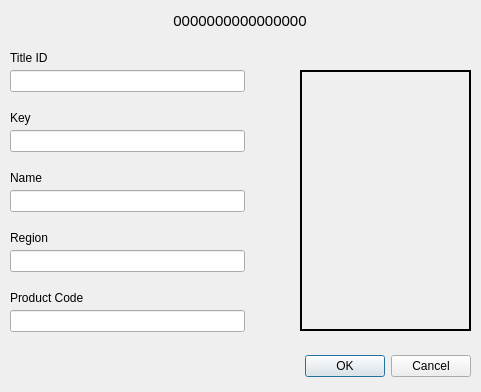
<?xml version="1.0" encoding="UTF-8"?>
<ui version="4.0">
 <class>TitleItem</class>
 <widget class="QDialog" name="TitleItem">
  <property name="geometry">
   <rect>
    <x>0</x>
    <y>0</y>
    <width>481</width>
    <height>392</height>
   </rect>
  </property>
  <property name="windowTitle">
   <string>Item Editor</string>
  </property>
  <widget class="QDialogButtonBox" name="buttonBox">
   <property name="geometry">
    <rect>
     <x>100</x>
     <y>350</y>
     <width>371</width>
     <height>32</height>
    </rect>
   </property>
   <property name="orientation">
    <enum>Qt::Horizontal</enum>
   </property>
   <property name="standardButtons">
    <set>QDialogButtonBox::Cancel|QDialogButtonBox::Ok</set>
   </property>
  </widget>
  <widget class="QLabel" name="labelID">
   <property name="geometry">
    <rect>
     <x>10</x>
     <y>10</y>
     <width>460</width>
     <height>21</height>
    </rect>
   </property>
   <property name="font">
    <font>
     <pointsize>11</pointsize>
    </font>
   </property>
   <property name="text">
    <string>0000000000000000</string>
   </property>
   <property name="scaledContents">
    <bool>false</bool>
   </property>
   <property name="alignment">
    <set>Qt::AlignCenter</set>
   </property>
  </widget>
  <widget class="QLabel" name="label_2">
   <property name="geometry">
    <rect>
     <x>10</x>
     <y>110</y>
     <width>55</width>
     <height>16</height>
    </rect>
   </property>
   <property name="text">
    <string>Key</string>
   </property>
  </widget>
  <widget class="QLineEdit" name="lineEditKey">
   <property name="geometry">
    <rect>
     <x>10</x>
     <y>130</y>
     <width>235</width>
     <height>22</height>
    </rect>
   </property>
  </widget>
  <widget class="QLabel" name="label_3">
   <property name="geometry">
    <rect>
     <x>10</x>
     <y>170</y>
     <width>55</width>
     <height>16</height>
    </rect>
   </property>
   <property name="text">
    <string>Name</string>
   </property>
  </widget>
  <widget class="QLineEdit" name="lineEditName">
   <property name="geometry">
    <rect>
     <x>10</x>
     <y>190</y>
     <width>235</width>
     <height>22</height>
    </rect>
   </property>
  </widget>
  <widget class="QLabel" name="label_4">
   <property name="geometry">
    <rect>
     <x>10</x>
     <y>230</y>
     <width>55</width>
     <height>16</height>
    </rect>
   </property>
   <property name="text">
    <string>Region</string>
   </property>
  </widget>
  <widget class="QLineEdit" name="lineEditRegion">
   <property name="geometry">
    <rect>
     <x>10</x>
     <y>250</y>
     <width>235</width>
     <height>22</height>
    </rect>
   </property>
  </widget>
  <widget class="QLabel" name="label_5">
   <property name="geometry">
    <rect>
     <x>10</x>
     <y>290</y>
     <width>81</width>
     <height>16</height>
    </rect>
   </property>
   <property name="text">
    <string>Product Code</string>
   </property>
  </widget>
  <widget class="QLineEdit" name="lineEditProductcode">
   <property name="geometry">
    <rect>
     <x>10</x>
     <y>310</y>
     <width>235</width>
     <height>22</height>
    </rect>
   </property>
  </widget>
  <widget class="QLabel" name="labelImage">
   <property name="geometry">
    <rect>
     <x>300</x>
     <y>70</y>
     <width>171</width>
     <height>261</height>
    </rect>
   </property>
   <property name="minimumSize">
    <size>
     <width>0</width>
     <height>0</height>
    </size>
   </property>
   <property name="contextMenuPolicy">
    <enum>Qt::CustomContextMenu</enum>
   </property>
   <property name="frameShape">
    <enum>QFrame::Box</enum>
   </property>
   <property name="frameShadow">
    <enum>QFrame::Plain</enum>
   </property>
   <property name="lineWidth">
    <number>2</number>
   </property>
   <property name="midLineWidth">
    <number>0</number>
   </property>
   <property name="text">
    <string/>
   </property>
   <property name="scaledContents">
    <bool>true</bool>
   </property>
  </widget>
  <widget class="QLabel" name="label_6">
   <property name="geometry">
    <rect>
     <x>10</x>
     <y>50</y>
     <width>55</width>
     <height>16</height>
    </rect>
   </property>
   <property name="text">
    <string>Title ID</string>
   </property>
  </widget>
  <widget class="QLineEdit" name="lineEditID">
   <property name="geometry">
    <rect>
     <x>10</x>
     <y>70</y>
     <width>235</width>
     <height>22</height>
    </rect>
   </property>
  </widget>
 </widget>
 <resources/>
 <connections>
  <connection>
   <sender>buttonBox</sender>
   <signal>accepted()</signal>
   <receiver>TitleItem</receiver>
   <slot>accept()</slot>
   <hints>
    <hint type="sourcelabel">
     <x>248</x>
     <y>254</y>
    </hint>
    <hint type="destinationlabel">
     <x>157</x>
     <y>274</y>
    </hint>
   </hints>
  </connection>
  <connection>
   <sender>buttonBox</sender>
   <signal>rejected()</signal>
   <receiver>TitleItem</receiver>
   <slot>reject()</slot>
   <hints>
    <hint type="sourcelabel">
     <x>316</x>
     <y>260</y>
    </hint>
    <hint type="destinationlabel">
     <x>286</x>
     <y>274</y>
    </hint>
   </hints>
  </connection>
 </connections>
</ui>
